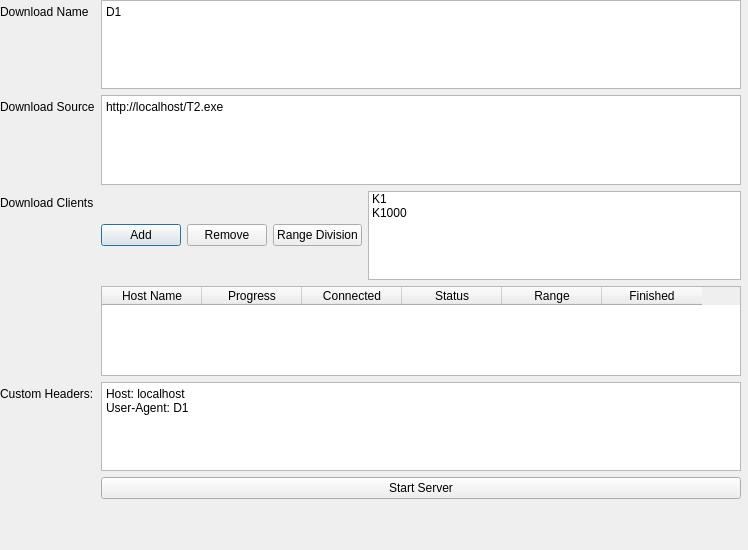
<?xml version="1.0" encoding="UTF-8"?>
<ui version="4.0">
 <class>ServerUI</class>
 <widget class="QDialog" name="ServerUI">
  <property name="geometry">
   <rect>
    <x>0</x>
    <y>0</y>
    <width>748</width>
    <height>550</height>
   </rect>
  </property>
  <property name="windowTitle">
   <string>Dialog</string>
  </property>
  <widget class="QWidget" name="formLayoutWidget">
   <property name="geometry">
    <rect>
     <x>0</x>
     <y>0</y>
     <width>741</width>
     <height>499</height>
    </rect>
   </property>
   <layout class="QFormLayout" name="formLayout">
    <property name="fieldGrowthPolicy">
     <enum>QFormLayout::AllNonFixedFieldsGrow</enum>
    </property>
    <item row="0" column="0">
     <widget class="QLabel" name="label">
      <property name="text">
       <string>Download Name</string>
      </property>
     </widget>
    </item>
    <item row="0" column="1">
     <widget class="QPlainTextEdit" name="plainTextEdit">
      <property name="plainText">
       <string>D1</string>
      </property>
     </widget>
    </item>
    <item row="1" column="0">
     <widget class="QLabel" name="label_2">
      <property name="text">
       <string>Download Source</string>
      </property>
     </widget>
    </item>
    <item row="1" column="1">
     <widget class="QPlainTextEdit" name="plainTextEdit_2">
      <property name="plainText">
       <string>http://localhost/T2.exe</string>
      </property>
     </widget>
    </item>
    <item row="3" column="0">
     <widget class="QLabel" name="label_4">
      <property name="text">
       <string>Download Clients</string>
      </property>
     </widget>
    </item>
    <item row="3" column="1">
     <layout class="QHBoxLayout" name="horizontalLayout">
      <item>
       <widget class="QPushButton" name="pushButton_2">
        <property name="text">
         <string>Add</string>
        </property>
       </widget>
      </item>
      <item>
       <widget class="QPushButton" name="pushButton_3">
        <property name="text">
         <string>Remove</string>
        </property>
       </widget>
      </item>
      <item>
       <widget class="QPushButton" name="pushButton_4">
        <property name="text">
         <string>Range Division</string>
        </property>
       </widget>
      </item>
      <item>
       <widget class="QListWidget" name="listWidget">
        <item>
         <property name="text">
          <string>K1</string>
         </property>
        </item>
        <item>
         <property name="text">
          <string>K1000</string>
         </property>
        </item>
       </widget>
      </item>
     </layout>
    </item>
    <item row="4" column="1">
     <widget class="QTableWidget" name="tableWidget">
      <column>
       <property name="text">
        <string>Host Name</string>
       </property>
      </column>
      <column>
       <property name="text">
        <string>Progress</string>
       </property>
      </column>
      <column>
       <property name="text">
        <string>Connected</string>
       </property>
      </column>
      <column>
       <property name="text">
        <string>Status</string>
       </property>
      </column>
      <column>
       <property name="text">
        <string>Range</string>
       </property>
      </column>
      <column>
       <property name="text">
        <string>Finished</string>
       </property>
      </column>
     </widget>
    </item>
    <item row="5" column="0">
     <widget class="QLabel" name="label_3">
      <property name="text">
       <string>Custom Headers:</string>
      </property>
     </widget>
    </item>
    <item row="5" column="1">
     <widget class="QPlainTextEdit" name="plainTextEdit_3">
      <property name="plainText">
       <string>Host: localhost
User-Agent: D1</string>
      </property>
     </widget>
    </item>
    <item row="6" column="1">
     <widget class="QPushButton" name="pushButton">
      <property name="text">
       <string>Start Server</string>
      </property>
     </widget>
    </item>
   </layout>
  </widget>
 </widget>
 <resources/>
 <connections/>
</ui>
